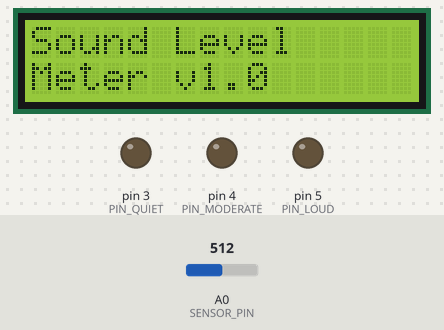
Bench run of a sketch on a simulated Arduino Uno, built with avr-gcc and run on an emulated ATmega328P. Shown: 16×2 character LCD, output pins drawn as LEDs (lit = HIGH). The test bench sets the inputs (shaded band); at power-on: A0 (SENSOR_PIN) = 512. What the sketch prints to the serial monitor is not drawn.

Above: at 0.1 s.
At 116.41 s:
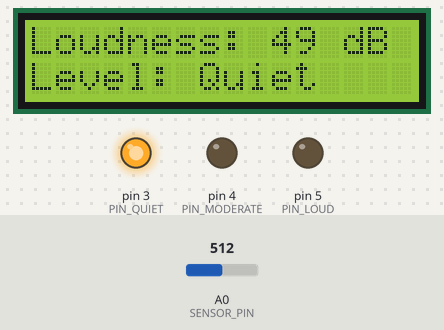
Timing chart, 0 to 117.9 s (numbered marks = the images above):
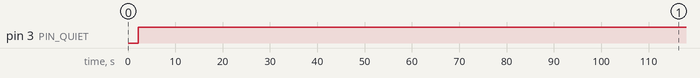

Measured:
- by itself, pin 3 (PIN_QUIET): LOW → HIGH at 2.1 s

The sketch:

decibel_sensor_project.ino
```cpp
#include <LiquidCrystal.h>

LiquidCrystal lcd(    7,  8,  9, 10, 11, 12);

#define SENSOR_PIN A0
#define PIN_QUIET 3
#define PIN_MODERATE 4
#define PIN_LOUD 5

const int sampleWindow = 50;
unsigned int sample;


void setup() {
  pinMode(SENSOR_PIN, INPUT);
  pinMode(PIN_QUIET, OUTPUT);
  pinMode(PIN_MODERATE, OUTPUT);
  pinMode(PIN_LOUD, OUTPUT);

  digitalWrite(PIN_QUIET, LOW);
  digitalWrite(PIN_MODERATE, LOW);
  digitalWrite(PIN_LOUD, LOW);

  Serial.begin(9600);

  lcd.begin(16, 2);

  lcd.setCursor(0, 0);
  lcd.print("Sound Level");
  lcd.setCursor(0, 1);
  lcd.print("Meter v1.0");
  delay(2000);
  lcd.clear();
}

void loop() {
  unsigned long startMillis = millis();
  unsigned int signalMax = 0;
  unsigned int signalMin = 1024;

  while (millis() - startMillis < sampleWindow) {
    sample = analogRead(SENSOR_PIN);
    if (sample < 1024) {
      if (sample > signalMax) signalMax = sample;
      else if (sample < signalMin) signalMin = sample;
    }
  }

  float peakToPeak = signalMax - signalMin;
  int db = map(peakToPeak, 20, 900, 49, 90);


  lcd.setCursor(0, 0);
  lcd.print("Loudness: ");
  lcd.print(db);
  lcd.print(" dB  ");


  if (db <= 60) {
    lcd.setCursor(0, 1);
    lcd.print("Level: Quiet   ");
    digitalWrite(PIN_QUIET, HIGH);
    digitalWrite(PIN_MODERATE, LOW);
    digitalWrite(PIN_LOUD, LOW);
  }
  else if (db > 60 && db < 85) {
    lcd.setCursor(0, 1);
    lcd.print("Level: Moderate");
    digitalWrite(PIN_QUIET, LOW);
    digitalWrite(PIN_MODERATE, HIGH);
    digitalWrite(PIN_LOUD, LOW);
  }
  else if (db >= 85) {
    lcd.setCursor(0, 1);
    lcd.print("Level: LOUD!   ");
    digitalWrite(PIN_QUIET, LOW);
    digitalWrite(PIN_MODERATE, LOW);
    digitalWrite(PIN_LOUD, HIGH);
  }

  Serial.print("Peak: ");
  Serial.print(peakToPeak);
  Serial.print(" | dB: ");
  Serial.println(db);

  delay(200);
  lcd.clear();
}
```
